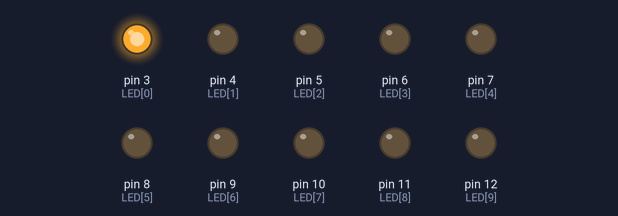
The sketch below on a simulated Arduino Uno, built with avr-gcc and run on an emulated ATmega328P. Parts: output pins drawn as LEDs (lit = HIGH).

Above: at 0.02 s.
At 0.37 s:
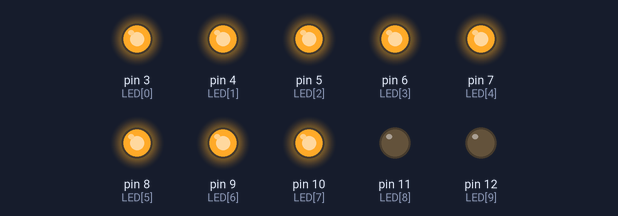
At 0.72 s:
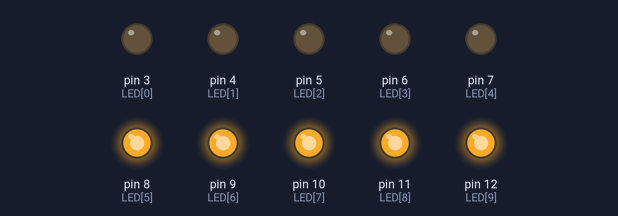
At 1.47 s:
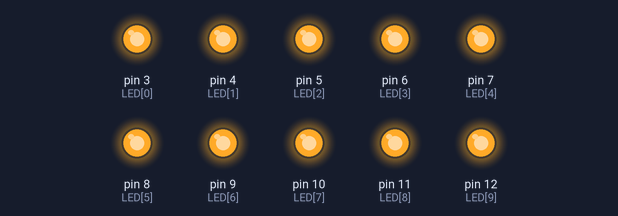
At 2.17 s:
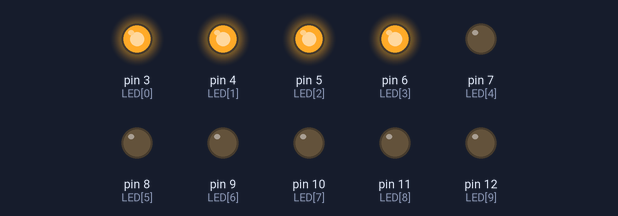
At 2.92 s:
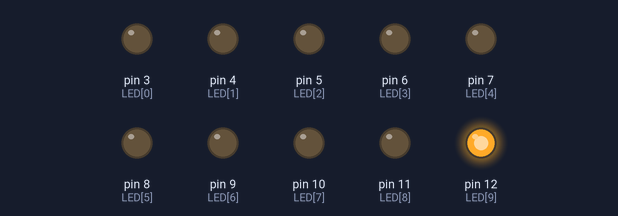
Timing chart, 0 to 3.2 s (numbered marks = the images above):
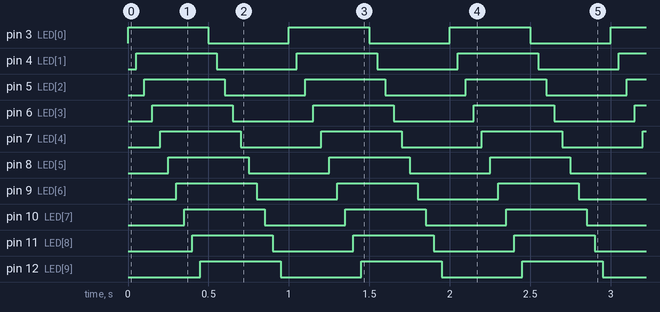

Measured:
- by itself, pin 3 (LED[0]), pin 4 (LED[1]), pin 5 (LED[2]), pin 6 (LED[3]), pin 7 (LED[4]), pin 8 (LED[5]), pin 9 (LED[6]), pin 10 (LED[7]), pin 11 (LED[8]), pin 12 (LED[9]): alternates HIGH for 0.50 s and LOW for 0.50 s
- by itself, everything shown: repeats every 1.0 s, in 20 steps

The sketch:

exerc1.ino
```cpp
int LED[] = {3,4,5,6,7,8,9,10,11,12};

void setup(){
  for(int x = 0; x < 10; x++){
    pinMode(LED[x], OUTPUT);
  }
}

void loop(){
  leds(true);
  leds(false);
}

void leds(bool acende){
  for(int x=0; x < 10 ; x++){
    if(acende){
      digitalWrite(LED[x],HIGH);
    }
    else{
      digitalWrite(LED[x],LOW);
    }
    delay(50);
  }
}
```
